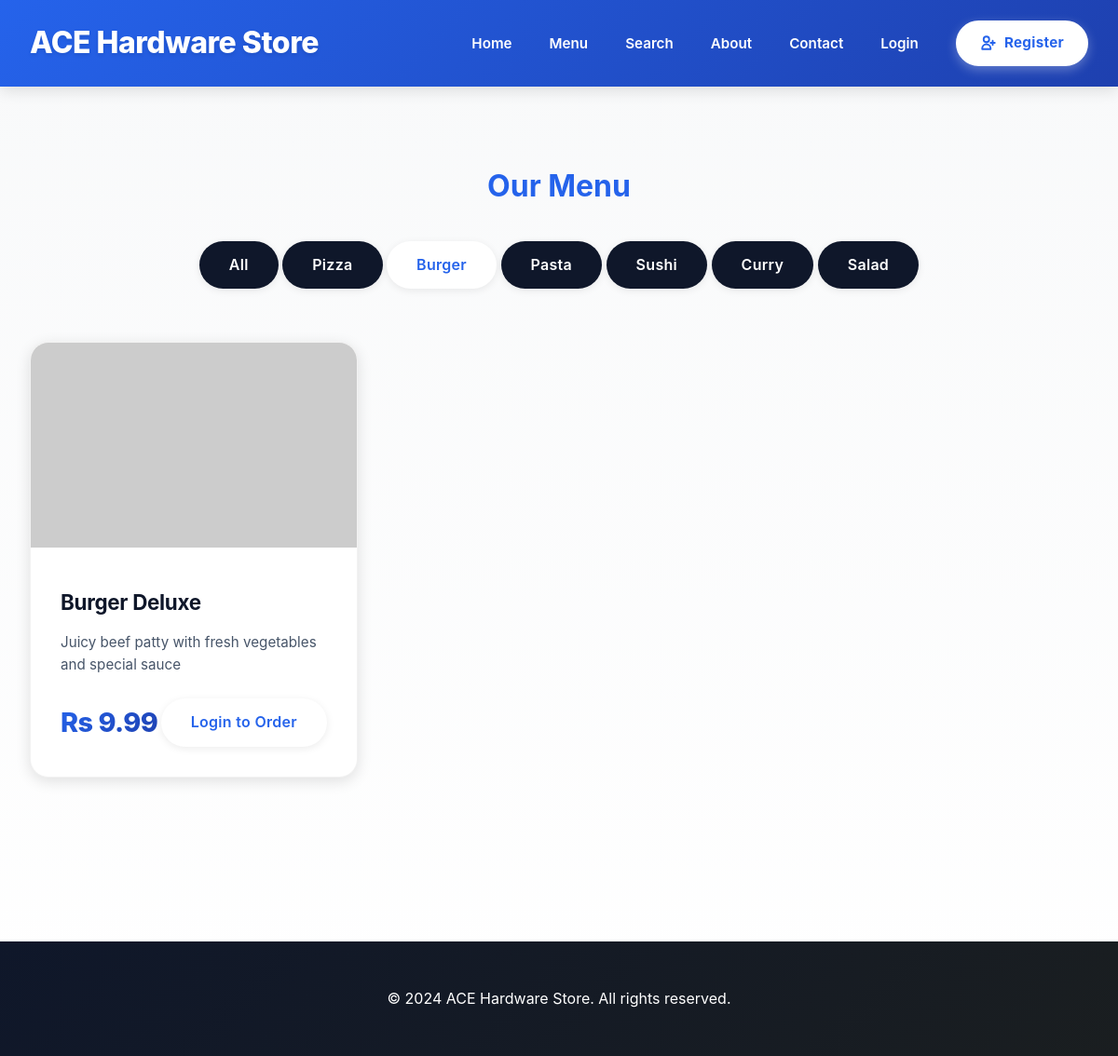
The page /menu.php?category=Burger on the database its author committed.
### tables this page shows
CREATE TABLE IF NOT EXISTS products (
    id INT AUTO_INCREMENT PRIMARY KEY,
    name VARCHAR(100) NOT NULL,
    description TEXT,
    price DECIMAL(10,2) NOT NULL,
    image VARCHAR(255),
    category VARCHAR(50),
    status ENUM('active', 'inactive') DEFAULT 'active',
    created_at TIMESTAMP DEFAULT CURRENT_TIMESTAMP
);

### config/session.php (called while the page is built, shortened)
<?php
function isLoggedIn() {
    return isset($_SESSION['user_id']);
}
?>

### menu.php (the view, shortened to what this page needs)
<?php
require_once 'config/session.php';
$conn = getDBConnection();
$category = isset($_GET['category']) ? $_GET['category'] : '';
$where = "WHERE status = 'active'";
if ($category) {
    $where .= " AND category = '" . $conn->real_escape_string($category) . "'";
}
$products_query = "SELECT * FROM products $where ORDER BY name";
$products_result = $conn->query($products_query);
$categories_query = "SELECT DISTINCT category FROM products WHERE status = 'active'";
$categories_result = $conn->query($categories_query);
?>
<!DOCTYPE html>
<html lang="en">
<head>
    <link rel="stylesheet" href="assets/css/style.css">
</head>
<body>
    <header>
        <nav>
            <a href="index.php" class="logo">ACE Hardware Store</a>
            <ul class="nav-links">
                <li><a href="index.php">Home</a></li>
                <li><a href="menu.php">Menu</a></li>
                <li><a href="search.php">Search</a></li>
                <li><a href="about.php">About</a></li>
                <li><a href="contact.php">Contact</a></li>
                <?php if (isLoggedIn()): ?>
                    <li><a href="cart.php">Cart</a></li>
                    <li><a href="wishlist.php">Wishlist</a></li>
                    <li><a href="orders.php">Orders</a></li>
                    <li><a href="logout.php">Logout</a></li>
                <?php else: ?>
                    <li><a href="customer_login.php">Login</a></li>
                    <li><a href="customer_register.php" class="btn btn-register" style="display: inline-flex; align-items: center; gap: 0.5rem;">
                        <svg width="18" height="18" fill="none" stroke="currentColor" viewBox="0 0 24 24" stroke-width="2.5">
                            <path stroke-linecap="round" stroke-linejoin="round" d="M18 9v3m0 0v3m0-3h3m-3 0h-3m-2-5a4 4 0 11-8 0 4 4 0 018 0zM3 20a6 6 0 0112 0v1H3v-1z"/>
                        </svg>
                        Register
                    </a></li>
                <?php endif; ?>
            </ul>
        </nav>
    </header>
    <div class="container">
        <h1 style="text-align: center; margin: 2rem 0; color: var(--primary-color);">Our Menu</h1>
        <div style="text-align: center; margin-bottom: 2rem;">
            <a href="menu.php" class="btn <?php echo !$category ? 'btn-primary' : 'btn-secondary'; ?>">All</a>
            <?php while ($cat = $categories_result->fetch_assoc()): ?>
                <a href="menu.php?category=<?php echo urlencode($cat['category']); ?>"
                   class="btn <?php echo $category === $cat['category'] ? 'btn-primary' : 'btn-secondary'; ?>">
                    <?php echo htmlspecialchars($cat['category']); ?>
                </a>
            <?php endwhile; ?>
        </div>
        <div class="food-grid">
            <?php while ($product = $products_result->fetch_assoc()): ?>
                <div class="food-card" id="product-<?php echo $product['id']; ?>">
                    <img src="<?php echo !empty($product['image']) ? htmlspecialchars($product['image']) : 'https://images.unsplash.com/photo-1546069901-ba9599a7e63c?w=400&h=300&fit=crop'; ?>"
                         alt="<?php echo htmlspecialchars($product['name']); ?>"
                            onerror="this.src='https://via.placeholder.com/400x300?text=Hardware+Image'">
                    <div class="food-card-content">
                        <h3><?php echo htmlspecialchars($product['name']); ?></h3>
                        <p><?php echo htmlspecialchars($product['description']); ?></p>
                        <div class="food-card-footer">
                            <span class="price">Rs <?php echo number_format($product['price'], 2); ?></span>
                            <div style="display: flex; gap: 0.5rem;">
                                <?php if (isLoggedIn()): ?>
                                    <a href="menu.php?add_cart=<?php echo $product['id']; ?>" class="btn btn-primary">Add to Cart</a>
                                    <a href="menu.php?add_wishlist=<?php echo $product['id']; ?>" class="btn btn-secondary">❤️</a>
                                <?php else: ?>
                                    <a href="customer_login.php" class="btn btn-primary">Login to Order</a>
                                <?php endif; ?>
                            </div>
                        </div>
                    </div>
                </div>
            <?php endwhile; ?>
        </div>
    </div>
    <footer>
        <p>&copy; 2024 ACE Hardware Store. All rights reserved.</p>
    </footer>
</body>
</html>

### rows shown on the page
products: name "Burger Deluxe", description "Juicy beef patty with fresh vegetables and special sauce", price "9.99"

### other values the page prints
$cat['category'] "Pizza"
$cat['category'] "Burger"
$cat['category'] "Pasta"
$cat['category'] "Sushi"
$cat['category'] "Curry"
$cat['category'] "Salad"
